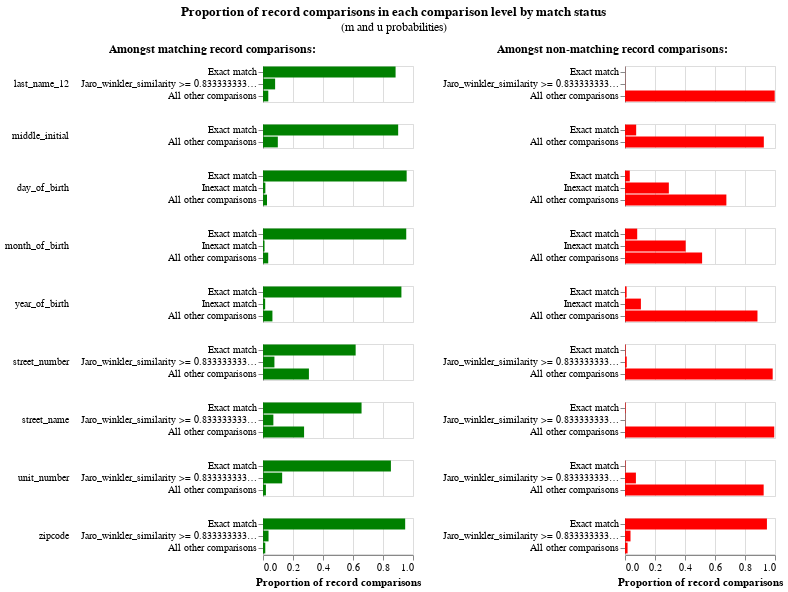

Notebook source saved alongside this figure:
### Code cell
em_session_1.m_u_values_interactive_history_chart()

### Figure 1 — Vega-Lite specification as saved in the notebook (floating-point values rounded to 4 significant figures; data arrays with more than 128 entries replaced by an {"elided": "..."} marker saying what was removed)
{"config": {"view": {"continuousWidth": 300, "continuousHeight": 300, "discreteHeight": 300, "discreteWidth": 400}, "header": {"title": null}, "title": {"anchor": "middle", "offset": 10}}, "hconcat": [{"mark": "bar", "encoding": {"color": {"value": "green"}, "row": {"field": "comparison_name", "header": {"labelAlign": "left", "labelAnchor": "middle", "labelAngle": 0}, "sort": {"field": "comparison_sort_order"}, "type": "nominal"}, "tooltip": [{"field": "m_probability_description", "title": "m probability description", "type": "nominal"}, {"field": "comparison_name", "title": "Comparison column name", "type": "nominal"}, {"field": "label_for_charts", "title": "Label", "type": "ordinal"}, {"field": "sql_condition", "title": "SQL condition", "type": "nominal"}, {"field": "m_probability", "format": ".4p", "title": "m probability", "type": "quantitative"}, {"field": "u_probability", "format": ".4p", "title": "u probability", "type": "quantitative"}, {"field": "bayes_factor", "format": ",.4f", "title": "Bayes factor = m/u", "type": "quantitative"}, {"field": "log2_bayes_factor", "format": ",.4f", "title": "Match weight = log2(m/u)", "type": "quantitative"}], "x": {"axis": {"title": "Proportion of record comparisons"}, "field": "m_probability", "type": "quantitative"}, "y": {"axis": {"title": null}, "field": "label_for_charts", "sort": {"field": "comparison_vector_value", "order": "descending"}, "type": "nominal"}}, "height": {"step": 12}, "resolve": {"scale": {"y": "independent"}}, "title": {"text": "Amongst matching record comparisons:", "fontSize": 12, "fontWeight": "bold"}, "transform": [{"filter": "(datum.bayes_factor != 'no-op filter due to vega lite issue 4680')"}], "width": 150}, {"mark": "bar", "encoding": {"color": {"value": "red"}, "row": {"field": "comparison_name", "header": {"labels": false}, "sort": {"field": "comparison_sort_order"}, "type": "nominal"}, "tooltip": [{"field": "u_probability_description", "title": "u probability description", "type": "nominal"}, {"field": "comparison_name", "title": "Comparison column name", "type": "nominal"}, {"field": "label_for_charts", "title": "Label", "type": "ordinal"}, {"field": "sql_condition", "title": "SQL condition", "type": "nominal"}, {"field": "m_probability", "format": ".4p", "title": "m probability", "type": "quantitative"}, {"field": "u_probability", "format": ".4p", "title": "u probability", "type": "quantitative"}, {"field": "bayes_factor", "format": ",.4f", "title": "Bayes factor = m/u", "type": "quantitative"}, {"field": "log2_bayes_factor", "format": ",.4f", "title": "Match weight = log2(m/u)", "type": "quantitative"}], "x": {"axis": {"title": "Proportion of record comparisons"}, "field": "u_probability", "type": "quantitative"}, "y": {"axis": {"title": null}, "field": "label_for_charts", "sort": {"field": "comparison_vector_value", "order": "descending"}, "type": "nominal"}}, "height": {"step": 12}, "resolve": {"scale": {"y": "independent"}}, "title": {"text": "Amongst non-matching record comparisons:", "fontSize": 12, "fontWeight": "bold"}, "transform": [{"filter": "(datum.bayes_factor != 'no-op filter2 due to vega lite issue 4680')"}], "width": 150}], "data": {"name": "data-a15f9ef13bfb549082693c8c70ee1628"}, "params": [{"name": "iteration_number", "bind": {"input": "range", "max": 5, "min": 0, "step": 1}, "value": 5}], "title": {"text": "Proportion of record comparisons in each comparison level by match status", "subtitle": "(m and u probabilities)"}, "transform": [{"filter": "(datum.iteration == iteration_number)"}], "$schema": "https://vega.github.io/schema/vega-lite/v5.9.3.json", "datasets": {"data-a15f9ef13bfb549082693c8c70ee1628": {"elided": "156 records"}}}
